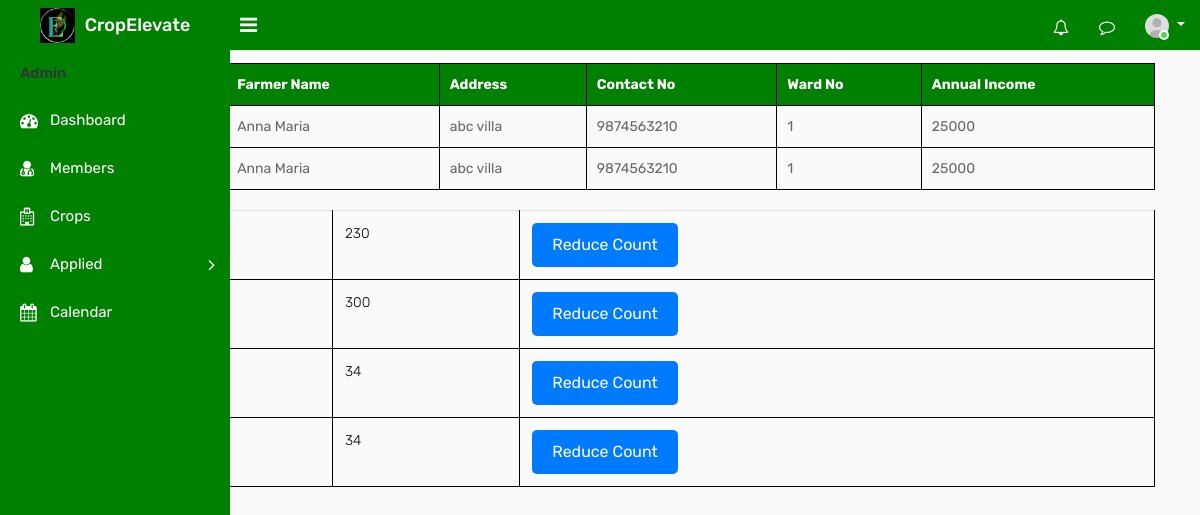
The app's page /combined_details/ with its own data.
### ceapp/models.py (models this page shows)
class ApplyCrop(models.Model):
    APPROVED = 'approved'
    REJECTED = 'rejected'
    PENDING = 'pending'
    WAITING = 'waiting'
    APPROVAL_CHOICES = [
    (APPROVED, 'Approved'),
    (REJECTED, 'Rejected'),
    (PENDING, 'Pending'),
    (WAITING, 'waiting'),
    ]
    WAITING = 'waiting'
    NOTWAITING = 'notwaiting'
    WAITING_CHOICES = [
    (WAITING,'waiting'),
    (NOTWAITING,'notwaiting'),
    ]
    GIVEN = 'given'
    NOTGIVEN = 'notgiven'
    IS_GIVEN = [
    (GIVEN, 'Given'),
    (NOTGIVEN, 'Notgiven'),
    ]
    user = models.ForeignKey(CustomUser, on_delete=models.CASCADE, null=True,default=1)
    cname = models.CharField(max_length=100,null=True, blank=True)
    farmerName = models.CharField(max_length=100,null=True, blank=True)
    address = models .CharField(max_length=100,null=True,blank=True)
    contactNo = models .CharField(max_length=100,null=True,blank=True)
    wardNo = models .CharField(max_length=100,null=True,blank=True)
    AnnualIncome = models .IntegerField(null=True,blank=True)
    land = models .CharField(max_length=100,null=True,blank=True)
    crop_id=models.ForeignKey(Crop, on_delete=models.CASCADE, null=True,default=1)
    file_upload = models.FileField(upload_to='uploads/', null=True, blank=True)
    crop_giventime = models.DateTimeField(null=True,blank=True)
    is_approved = models.CharField(
        max_length=10,
        choices=APPROVAL_CHOICES,
        default=PENDING,
    )
    is_approvedd = models.CharField(
        max_length=10,
        choices=APPROVAL_CHOICES,
        default=PENDING,
    )
    is_waiting = models.CharField(
        max_length=10,
        choices=WAITING_CHOICES,
        default=WAITING,
    )
    is_given = models.CharField(
        max_length=10,
        choices=IS_GIVEN,
        default=NOTGIVEN,
    )

class Crop(models.Model):
    Namec = models.CharField(max_length=100)
    des = models.TextField()
    start_date = models.DateField(null=True, blank=True)
    end_date = models.DateField(null=True, blank=True)
    count = models.PositiveIntegerField(default=0)
    crop_photo = models.ImageField(upload_to='crop_photos/', blank=True, null=True)
    is_active = models.BooleanField(default=True)
    created_at = models.DateTimeField(auto_now_add=True)
    current = models.BooleanField(default=False)

### ceapp/views.py (the view)
# urls.py: path('combined_details/', views.combined_details, name='combined_details'),
def combined_details(request):
    approved_details = ApplyCrop.objects.filter(is_approvedd='approved')
    all_crops = Crop.objects.all()
    return render(request, 'admintemp/adapproval2.html', {
        'approved_applications': approved_details,
        'crops': all_crops,
    })

### templates/admintemp/adapproval2.html (shortened to what this page needs)
{% load static %}
<!DOCTYPE html>
<html lang="en">
<head>
    <link rel="stylesheet" type="text/css" href="{% static 'assets/css/bootstrap.min.css' %}">
    <link rel="stylesheet" type="text/css" href="{% static 'assets/css/font-awesome.min.css' %}">
    <link rel="stylesheet" type="text/css" href="{% static 'assets/css/select2.min.css' %}">
    <link rel="stylesheet" type="text/css" href="{% static 'assets/css/bootstrap-datetimepicker.min.css' %}">
    <link rel="stylesheet" type="text/css" href="{% static 'assets/css/style.css' %}">
</head>
<body>
    <div class="main-wrapper">
        <div class="header">
			<div class="header-left">
				<a href="{% url 'adindex' %}" class="logo">
					<img src="{% static 'assets/img/adminlogo1.png' %}" width="35" height="35" alt=""> <span>CropElevate</span>
				</a>
			</div>
			<a id="toggle_btn" href="javascript:void(0);"><i class="fa fa-bars"></i></a>
            <ul class="nav user-menu float-right">
                <li class="nav-item dropdown d-none d-sm-block">
                    <a href="#" class="dropdown-toggle nav-link" data-toggle="dropdown"><i class="fa fa-bell-o"></i> </a>
                </li>
                <li class="nav-item dropdown d-none d-sm-block">
                    <a href="javascript:void(0);" id="open_msg_box" class="hasnotifications nav-link"><i class="fa fa-comment-o"></i> </a>
                </li>
                <li class="nav-item dropdown has-arrow">
                    <a href="#" class="dropdown-toggle nav-link user-link" data-toggle="dropdown">
                        <span class="user-img"><img class="rounded-circle" src="{% static 'assets/img/user.jpg' %}" width="40" alt="Admin">
							<span class="status online"></span></span>
                    </a>
                </li>
            </ul>
        </div>
        <div class="sidebar" id="sidebar">
            <div class="sidebar-inner slimscroll">
                <div id="sidebar-menu" class="sidebar-menu">
                    <ul>
                        <li class="menu-title">Admin</li>
                        <li>
                            <a href="{% url 'adindex' %}"><i class="fa fa-dashboard"></i> <span>Dashboard</span></a>
                        </li>
						<li>
                            <a href="{% url 'admember' %}"><i class="fa fa-user-md"></i> <span>Members</span></a>
                        </li>
                        <li>
                            <a href="{% url 'adcrop' %}"><i class="fa fa-hospital-o"></i> <span>Crops</span></a>
                        </li>
                        <li class="submenu green-background">
                            <a href="#"><i class="fa fa-user"></i> Applied <span class="menu-arrow"></span></a>
                        </li>
                        <li>
                            <a href="{% url 'adcalendar' %}"><i class="fa fa-calendar"></i> <span>Calendar</span></a>
                        </li>
                    </ul>
                </div>
            </div>
        </div>
        <div class="container">
            <h1>Approved</h1>
            {% if approved_applications %}
            <div class="details">
                <table>
                    <tr>
                        <th>Crop Name</th>
                        <th>Farmer Name</th>
                        <th>Address</th>
                        <th>Contact No</th>
                        <th>Ward No</th>
                        <th>Annual Income</th>
                    </tr>
                    {% for application in approved_applications %}
                    <tr>
                        <td>{{ application.cname }}</td>
                        <td>{{ application.farmerName }}</td>
                        <td>{{ application.address }}</td>
                        <td>{{ application.contactNo }}</td>
                        <td>{{ application.wardNo }}</td>
                        <td>{{ application.AnnualIncome }}</td>
                    </tr>
                    {% endfor %}
                </table>
            </div>
            {% endif %}
        </div>
        <div class="container">
            <table class="table mb-0">
                <tbody>
                    {% for crop in crops %}
                    <tr>
                        <td>{{ crop.Namec }}</td>
                        <td>{{ crop.count }}</td>
                         <td>
                            <form method="post" action="{% url 'reduce_crop_count' crop.id %}">
                                <button type="submit" class="btn btn-primary">Reduce Count</button>
                            </form>
                        </td>
                    </tr>
                    {% endfor %}
                </tbody>
            </table>
        </div>
						</div>
</body>
</html>

### templates/admintemp/adapproval2.html (style rules this page uses)
.header { background-color:green; }
.header .header-left { background-color:green; }
.sidebar { background-color:green; }
.sidebar-menu li a { color:white; }
h1 { text-align: center; color: #333; }
.details { margin-top: 20px; }
table { width: 100%; border-collapse: collapse; margin-top: 20px; }
table, th, td { border: 1px solid black; }
th, td { padding: 10px; text-align: left; }
th { background-color: green; color: white; }
.btn-primary { background-color: #007BFF; color: #fff; border: none; padding: 10px 20px; text-align: center; text-decoration: none; display: inline-block; font-size: 16px; border-radius: 5px; cursor: pointer; }

### records on screen
ApplyCrop: farmerName "Anna Maria", address "abc villa", contactNo "9874563210", wardNo "1", AnnualIncome "25000"
ApplyCrop: farmerName "Anna Maria", address "abc villa", contactNo "9874563210", wardNo "1", AnnualIncome "25000"
Crop: count "230"
Crop: count "300"
Crop: count "34"
Crop: count "34"
